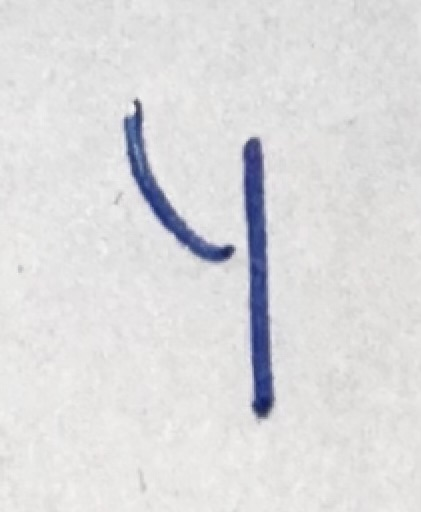
#> input picture images/4-hw.JPG, 421 x 512 px
$ python -i preprocessing.py   (imports and definitions only)
#> lines starting #> are read from the running program, lines starting #| are printed output that depends on the picture; after the words box and inside, x2 and y2 are one past the last pixel; in counts of white or black regions, pixels touching at a corner belong together
#> further down, picture is the input picture: PIL image 421x512 RGB; mean R, G, B 220, 219.9, 221.3
import base64
from os import PathLike
from pathlib import Path

import numpy as np
import torch
from PIL import Image, ImageFilter, ImageOps

from src.data.augmentation import test_transforms


def image_to_base64(image_path: str | Path) -> str:
    """Read an image file and return its base64 string."""
    image_path = Path(image_path)

    if not image_path.exists():
        raise FileNotFoundError(f"Image file not found: {image_path}")

    if not image_path.is_file():
        raise ValueError(f"Path is not a file: {image_path}")

    with image_path.open("rb") as image_file:
        encoded_bytes = base64.b64encode(image_file.read())

    return encoded_bytes.decode("utf-8")


def preprocess_handwritten_image_with_transformation(
    image_path: str | PathLike[str], unsqueeze: bool = True
) -> torch.Tensor:
    """Load a handwritten digit image from disk and return an inference tensor."""
    img = Image.open(image_path).convert("L")
    transform = test_transforms()
    if unsqueeze:
        return transform(preprocess_handwritten_image(img)).unsqueeze(0)  # type: ignore[no-any-return]

    return transform(preprocess_handwritten_image(img))  # type: ignore[no-any-return]


def preprocess_handwritten_image(img: Image.Image) -> Image.Image:
    """Normalize a handwritten digit image into MNIST-like white-on-black pixels."""
    img = img.convert("L")
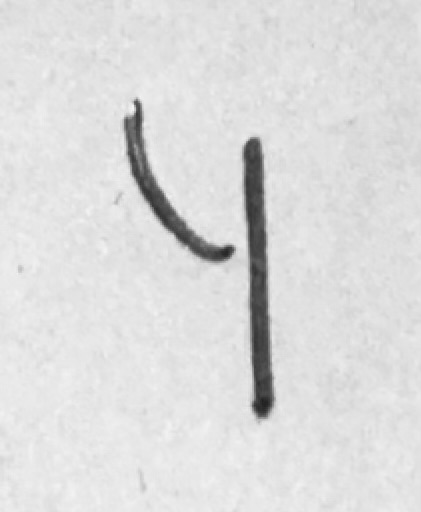
#> img: PIL image 421x512 L; min 32, max 246, mean 220.1
    img = ImageOps.autocontrast(img)
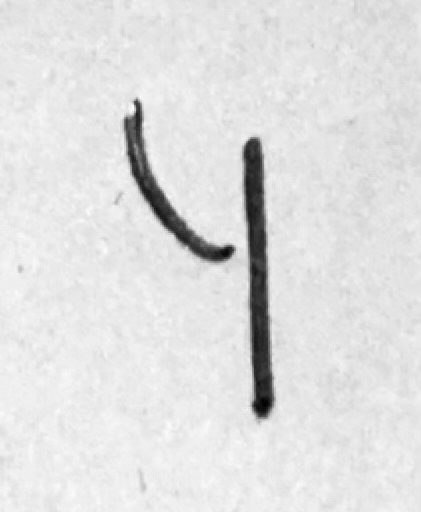
#> img: PIL image 421x512 L; min 0, max 255, mean 223.6

    np_img = np.array(img)
    borders = np.concatenate([np_img[0, :], np_img[-1, :], np_img[:, 0], np_img[:, -1]])
#> borders = 1866 values, max 249 at index 1255, min 210 at index 355, mean 231
    if np.mean(borders) > 128:
        img = ImageOps.invert(img)
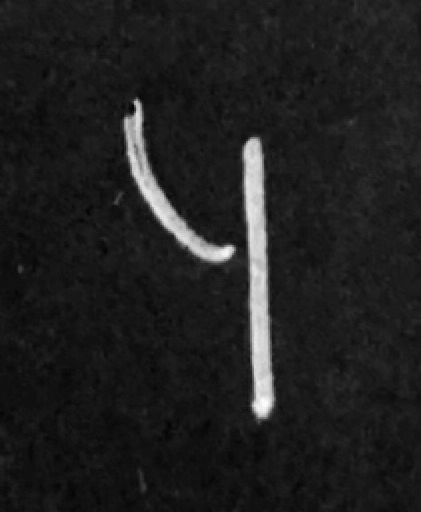
#> img: PIL image 421x512 L; min 0, max 255, mean 31.4

    np_img = np.array(img)
    np_img = np.where(np_img > 128, 255, 0).astype(np.uint8)
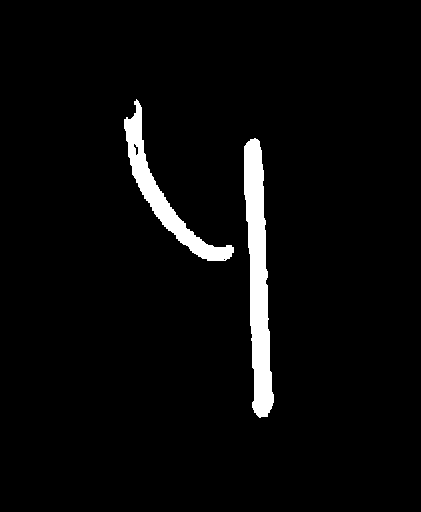
#> np_img: shape (512, 421); 3.7% white; 2 white regions, box (x1, y1, x2, y2) and area: (244, 138, 274, 418) 4972, (124, 99, 234, 261) 3105
    img = Image.fromarray(np_img)

    img = img.filter(ImageFilter.MaxFilter(15))
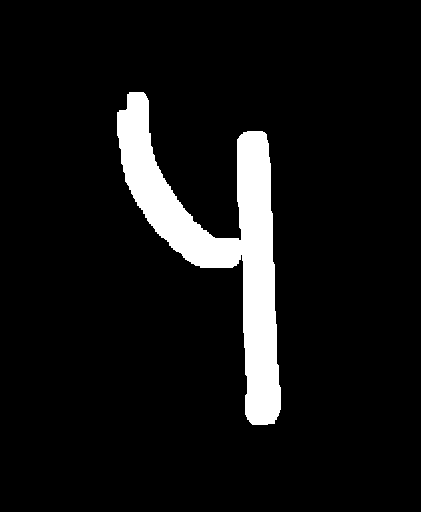
#> img: PIL image 421x512 L; 7.8% white; 1 white region, box (x1, y1, x2, y2) and area: (117, 92, 281, 425) 16749

    bbox = img.getbbox()
#> bbox = (117, 92, 281, 425)
    if bbox is None:
        raise ValueError("Image does not contain a visible digit.")

    img = img.crop(bbox)
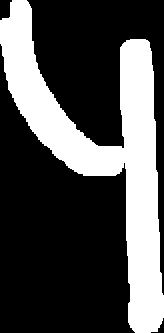
#> img: PIL image 164x333 L; 30.7% white; 1 white region, box (x1, y1, x2, y2) and area: (0, 0, 164, 333) 16749

    w, h = img.size
#> w = 164; h = 333
    max_dim = max(w, h)
#> max_dim = 333
    pad_w = (max_dim - w) // 2 + int(max_dim * 0.1)
#> pad_w = 117
    pad_h = (max_dim - h) // 2 + int(max_dim * 0.1)
#> pad_h = 33
    return ImageOps.expand(img, border=(pad_w, pad_h, pad_w, pad_h), fill=0)
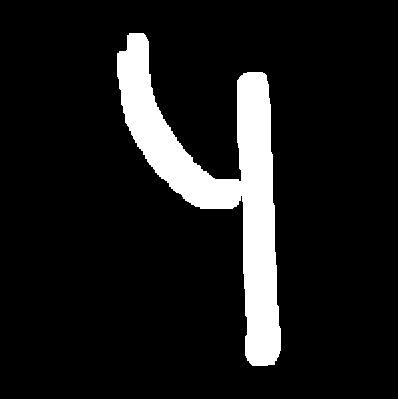
#> returned value: PIL image 398x399 L; 10.5% white; 1 white region, box (x1, y1, x2, y2) and area: (117, 33, 281, 366) 16749

>>> from PIL import Image
>>> picture = Image.open('../../images/4-hw.JPG')
>>> result = preprocess_handwritten_image(picture)

$ run again, on images/7-hw.JPG
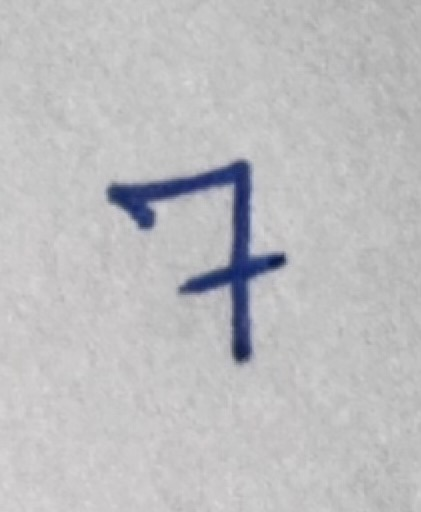
#> input picture images/7-hw.JPG, 421 x 512 px
#> picture is the input picture: PIL image 421x512 RGB; mean R, G, B 189.3, 189.2, 191.4
#> borders = 1866 values, max 251 at index 1252, min 196 at index 337, mean 225.2
#> in preprocess_handwritten_image, `np_img = np.where(np_img > 128, 255, 0).astype(np.uint8)`:
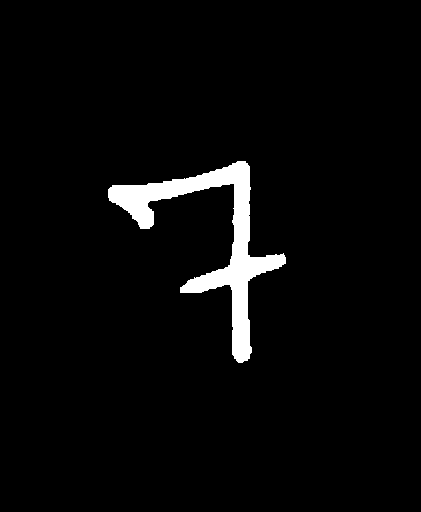
#> np_img: shape (512, 421); 3.5% white; 1 white region, box (x1, y1, x2, y2) and area: (108, 161, 286, 363) 7465
#> bbox = (101, 154, 293, 370)
#> in preprocess_handwritten_image, `return ImageOps.expand(img, border=(pad_w, pad_h, pad_w, pad_h), fill=0)`:
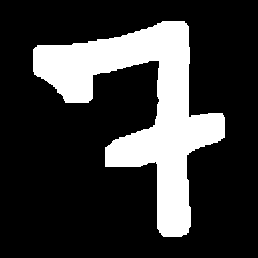
#> returned value: PIL image 258x258 L; 22.1% white; 1 white region, box (x1, y1, x2, y2) and area: (33, 21, 225, 237) 14697

$ run again, on images/9-hw.JPG
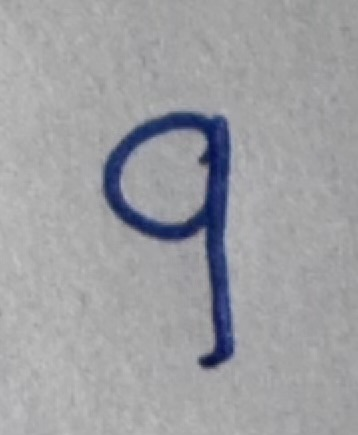
#> input picture images/9-hw.JPG, 358 x 435 px
#> picture is the input picture: PIL image 358x435 RGB; mean R, G, B 158.3, 159.1, 162.9
#> borders = 1586 values, max 249 at index 424, min 186 at index 312, mean 215.1
#> np_img: shape (435, 358); 5.9% white; 1 white region, box (x1, y1, x2, y2) and area: (103, 113, 234, 369) 9203
#> bbox = (96, 106, 241, 376)
#> in preprocess_handwritten_image, `return ImageOps.expand(img, border=(pad_w, pad_h, pad_w, pad_h), fill=0)`:
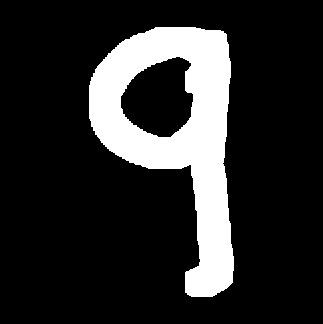
#> returned value: PIL image 323x324 L; 17% white; 1 white region, box (x1, y1, x2, y2) and area: (89, 27, 234, 297) 17777
